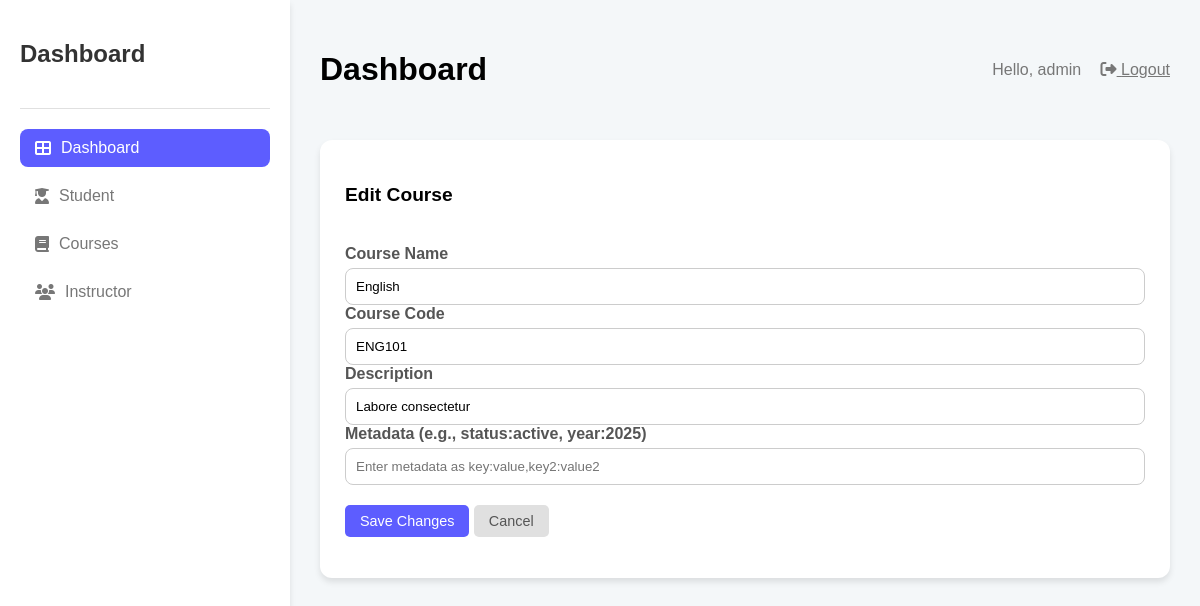
The page /edit-course/2/ (signed in) on the database its author committed.
### student/models.py (models this page shows, shortened)
class Course(models.Model):
    name = models.CharField(max_length=200)
    course_code = models.CharField(max_length=20, unique=True, validators=[course_code_validator])
    description = models.TextField(blank=True)
    metadata = models.ManyToManyField("Metadata", related_name="courses", blank=True)

### student/views.py (the view, shortened to what this page needs)
# urls.py: path('edit-course/<int:pk>/', views.edit_course, name='edit_course'),
@login_required
def edit_course(request, pk):
    course = get_object_or_404(Course, pk=pk)
    return render(request, 'course_app/edit_course.html', {'course': course})

### templates/course_app/edit_course.html (shortened to what this page needs)
{% extends 'core/dashboard.html' %}
{% load static %}
{% block content %}
<div class="card">
    <div class="card-header">
        <h3>Edit Course</h3>
    </div>
    <div class="card-body">
        <form method="POST">
            <div class="form-group mb-3">
                <label for="name"> Course Name</label>
                <input type="text" id="name" name="name" class="form-control" value="{{ course.name }}" required >
            </div>
            <div class="form-group mb-3">
                <label for="course_code">Course Code</label>
                <input type="text" id="course_code" name="course_code" class="form-control" value="{{ course.course_code }}" required>
            </div>
            <div class="form-group mb-3">
                <label for="description">Description</label>
                <input type="text" id="description" name="description" class="form-control" value="{{ course.description }}" required>
            </div>
            <div class="form-group mb-3">
                <label for="metadata">Metadata (e.g., status:active, year:2025)</label>
                <input type="text" id="metadata" name="metadata" class="form-control" value="{{ course.meta_data}}" placeholder="Enter metadata as key:value,key2:value2">
            </div>
            <div class="button-container">
              <button type="submit" class="btn btn-primary">Save Changes</button>
              <a href="{% url 'student_list' %}" class="btn btn-secondary">Cancel</a>
          </div>
        </form>
    </div>
</div>
{% endblock content %}

### templates/core/dashboard.html (shortened to what this page needs)
<!DOCTYPE html>
<html lang="en">
<head>
    <link rel="stylesheet" href="https://cdnjs.cloudflare.com/ajax/libs/font-awesome/6.4.0/css/all.min.css">
<body>
    <div class="dashboard-container">
        <div class="sidebar">
            <div class="sidebar-header"><h2>Dashboard</h2></div>
            <ul class="sidebar-menu">
                <li><a href="{% url 'dashboard' %}" class="active"><i class="fa fa-th-large"></i> Dashboard</a></li>
                <li><a href="{% url 'student_list' %}"><i class="fa fa-user-graduate"></i> Student</a></li>
                <li><a href="{% url 'course_list' %}"><i class="fa fa-book"></i> Courses</a></li>
                <li><a href="{% url 'instructor_list' %}"><i class="fa fa-users"></i> Instructor</a></li>
            </ul>
        </div>
        <div class="main-content">
            <div class="header">
                <div>
                    <h1>Dashboard</h1>
                </div>
                <div>
                    {% if user.is_authenticated %}
                        <span style="margin-right:15px; color:#777;">Hello, {{ user.username }}</span>
                        <a href="{% url 'index' %}" style="color:#777;"><i class="fa fa-sign-out-alt"></i> Logout</a>
                    {% else %}
                        <i class="fa fa-search" style="margin-right:15px; color:#777;"></i>
                        <i class="fa fa-bell" style="margin-right:15px; color:#777;"></i>
                        <i class="fa fa-moon" style="color:#777;"></i>
                    {% endif %}
                </div>
            </div>
            {%block content%}{% endblock content %}
            </div>
        </div>
</body>
</html>

### templates/core/dashboard.html (style rules this page uses)
body { font-family: 'Poppins', sans-serif; background-color: #f4f7f9; margin: 0; }
.dashboard-container { display: flex; min-height: 100vh; }
.sidebar { width: 250px; background-color: white; padding: 20px; box-shadow: 0 4px 6px rgba(0,0,0,0.1); }
.sidebar-header { padding-bottom: 20px; border-bottom: 1px solid #e0e0e0; margin-bottom: 20px; }
.sidebar-header h2 { font-size: 1.5rem; color: #333; }
.sidebar-menu { list-style: none; padding: 0; }
.sidebar-menu a { display: flex; align-items: center; padding: 10px 15px; border-radius: 8px; text-decoration: none; color: #777; margin-bottom: 10px; transition: 0.3s; }
.sidebar-menu a.active { background-color: #5d5dff; color: white; }
.sidebar-menu a i { margin-right: 10px; }
.main-content { flex: 1; padding: 30px; }
.header { display: flex; justify-content: space-between; align-items: center; margin-bottom: 30px; }
.header h1 { font-size: 2rem; }
.card { background-color: white; padding: 25px; border-radius: 12px; box-shadow: 0 4px 6px rgba(0,0,0,0.1); }
.card-header { display: flex; justify-content: space-between; align-items: center; margin-bottom: 20px; }
.card-header h3 { font-size: 1.2rem; }

### templates/course_app/edit_course.html (style rules this page uses)
.form-group label { font-weight: 600; color: #555; }
.form-group input { display: block; width: 100%; padding: 10px; border: 1px solid #ccc; border-radius: 8px; margin-top: 5px; }
.btn { padding: 8px 15px; border-radius: 5px; text-decoration: none; font-size: 0.9rem; cursor: pointer; transition: background-color 0.3s ease; border: none; }
.btn-primary { background-color: #5d5dff; color: white; }
.btn-secondary { background-color: #e0e0e0; color: #555; }
.button-container { margin-top: 20px; }

### rows shown on the page
Course: name "English", course_code "ENG101", description "Labore consectetur"

### other values the page prints
{{ user.username }} "admin"
